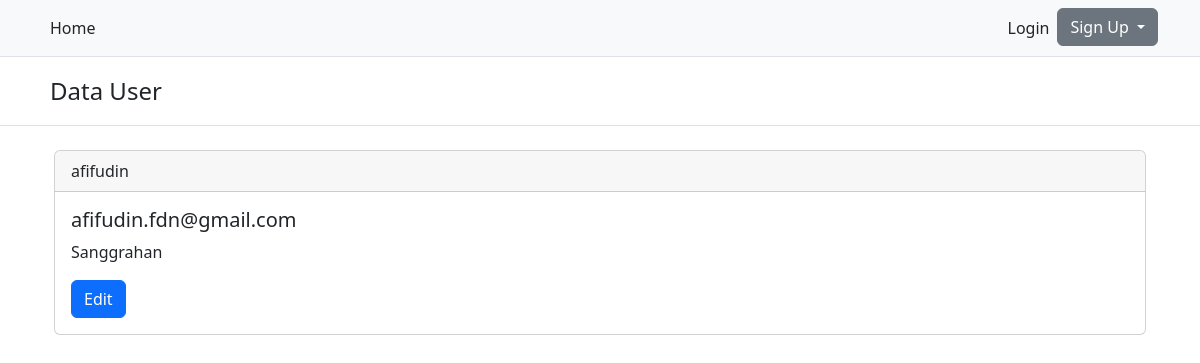
Before: /admin-user.php with the older database file.
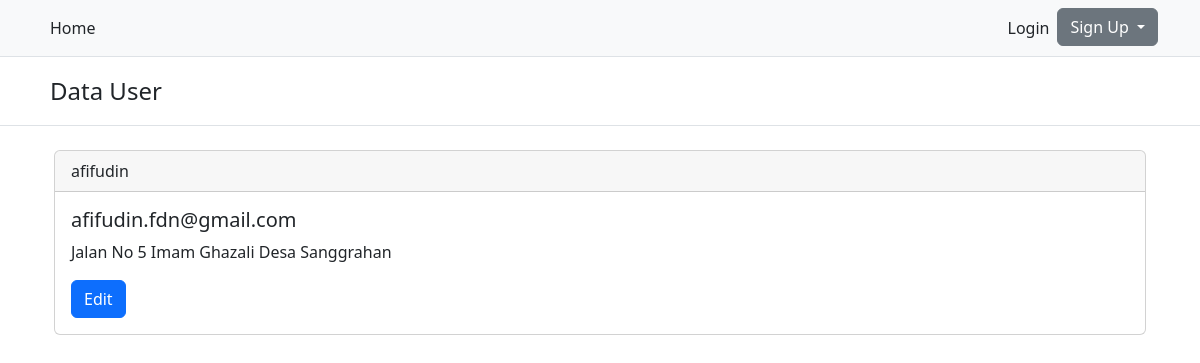
After: the same page with the newer database file.
### tables this page shows
CREATE TABLE `users` (
  `username` varchar(20) NOT NULL,
  `password` varchar(20) NOT NULL,
  `firstname` varchar(20) NOT NULL,
  `lastname` varchar(20) NOT NULL,
  `email` varchar(50) NOT NULL,
  `nohp` char(12) NOT NULL,
  `address` varchar(255) NOT NULL,
  `is_order` tinyint(1) NOT NULL DEFAULT 0
);

### services/admin/fetch_user_service.php (called while the page is built)
<?php
require('./services/db_service.php');
try {
  $users = mysqli_query($conn, "select * from users");
} catch (\Throwable $th) {
  echo "<SCRIPT>alert('Users gagal di dapatkan');window.location='./index.php'</SCRIPT>";
  return;
}

### admin-user.php (the view, shortened to what this page needs)
<?php
require('./components/header.php');
require('./services/admin/fetch_user_service.php');
?>
<body>
  <?php
  require('./components/navigation.php');
  ?>
  <header class="py-3 mb-4 border-bottom">
    <div class="container">
      <a class="px-2 text-dark text-decoration-none">
        <span class="fs-4">Data User</span>
      </a>
    </div>
  </header>
  <div class="container px-4">
    <?php
    foreach ($users as $user) {
      $username = $user['username'];
      $email = $user['email'];
      $address = $user['address'];
      echo "
      <div class='card mb-2'>
        <div class='card-header'>
          $username
        </div>
        <div class='card-body'>
          <h5 class='card-title'>$email</h5>
          <p class='card-text'>$address</p>
          <a href='./admin-user-edit.php?username=$username' class='btn btn-primary'>Edit</a>
        </div>
      </div>
      ";
    }
    ?>
  </div>
</body>
<?php
require('./components/footer.php');
?>

Changed rows visible on the page:
changed users "afifudin.fdn@gmail.com": address "Sanggrahan" → "Jalan No 5 Imam Ghazali Desa Sanggrahan"
